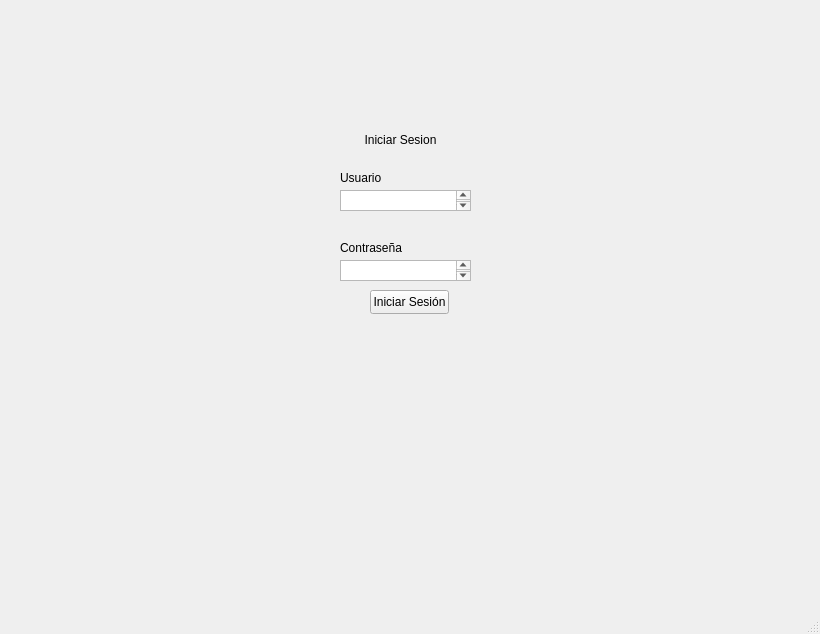
<?xml version="1.0" encoding="UTF-8"?>
<ui version="4.0">
 <class>MainWindow</class>
 <widget class="QMainWindow" name="MainWindow">
  <property name="geometry">
   <rect>
    <x>0</x>
    <y>0</y>
    <width>820</width>
    <height>634</height>
   </rect>
  </property>
  <property name="windowTitle">
   <string>MainWindow</string>
  </property>
  <widget class="QWidget" name="centralwidget">
   <widget class="QPushButton" name="pushButton">
    <property name="geometry">
     <rect>
      <x>370</x>
      <y>290</y>
      <width>79</width>
      <height>24</height>
     </rect>
    </property>
    <property name="text">
     <string>Iniciar Sesión</string>
    </property>
   </widget>
   <widget class="QLabel" name="label">
    <property name="geometry">
     <rect>
      <x>300</x>
      <y>130</y>
      <width>201</width>
      <height>20</height>
     </rect>
    </property>
    <property name="layoutDirection">
     <enum>Qt::LayoutDirection::LeftToRight</enum>
    </property>
    <property name="text">
     <string>Iniciar Sesion</string>
    </property>
    <property name="alignment">
     <set>Qt::AlignmentFlag::AlignCenter</set>
    </property>
   </widget>
   <widget class="QTextEdit" name="textEdit">
    <property name="geometry">
     <rect>
      <x>340</x>
      <y>190</y>
      <width>131</width>
      <height>21</height>
     </rect>
    </property>
   </widget>
   <widget class="QTextEdit" name="textEdit_2">
    <property name="geometry">
     <rect>
      <x>340</x>
      <y>260</y>
      <width>131</width>
      <height>21</height>
     </rect>
    </property>
   </widget>
   <widget class="QLabel" name="label_2">
    <property name="geometry">
     <rect>
      <x>340</x>
      <y>170</y>
      <width>49</width>
      <height>16</height>
     </rect>
    </property>
    <property name="text">
     <string>Usuario</string>
    </property>
   </widget>
   <widget class="QLabel" name="label_3">
    <property name="geometry">
     <rect>
      <x>340</x>
      <y>240</y>
      <width>71</width>
      <height>16</height>
     </rect>
    </property>
    <property name="text">
     <string>Contraseña</string>
    </property>
   </widget>
  </widget>
  <widget class="QMenuBar" name="menubar">
   <property name="geometry">
    <rect>
     <x>0</x>
     <y>0</y>
     <width>820</width>
     <height>33</height>
    </rect>
   </property>
  </widget>
  <widget class="QStatusBar" name="statusbar"/>
 </widget>
 <resources/>
 <connections/>
</ui>
